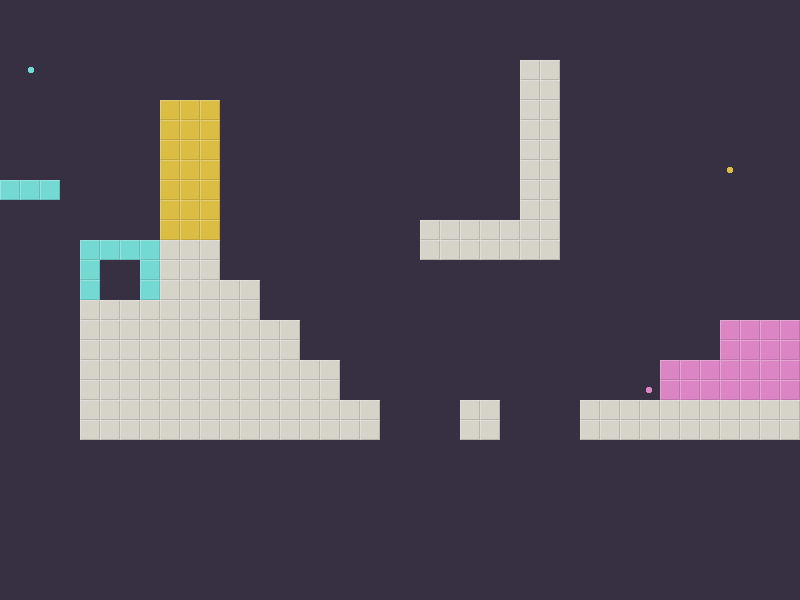

Tiled map render using the project's own tile images. Description and the map definition, with tile-layer contents summarised, below:
An orthogonal 40x30 tile map with 20x20 px tiles, 2 tile layers (background, colors), 2 tilesets.

<map version="1.0" orientation="orthogonal" width="40" height="30" tilewidth="20" tileheight="20">
 <tileset firstgid="1" name="background" tilewidth="20" tileheight="20">
  <image source="tiles/tileset20.png" width="40" height="60" />
  <terraintypes>
   <terrain name="New Terrain" tile="-1" />
  </terraintypes>
  <tile id="0">
   <properties>
    <property name="blocked" value="true" />
    <property name="type" value="terrain" />
   </properties>
  </tile>
  <tile id="1">
   <properties>
    <property name="type" value="terrain" />
   </properties>
  </tile>
  <tile id="2" terrain="0,0,0,0">
   <properties>
    <property name="type" value="exit" />
   </properties>
  </tile>
  <tile id="3" terrain="0,0,0,0">
   <properties>
    <property name="type" value="exit" />
   </properties>
  </tile>
  <tile id="4" terrain="0,0,0,0">
   <properties>
    <property name="type" value="exit" />
   </properties>
  </tile>
  <tile id="5" terrain="0,0,0,0">
   <properties>
    <property name="type" value="exit" />
   </properties>
  </tile>
 </tileset>
 <tileset firstgid="7" name="colors" tilewidth="20" tileheight="20">
  <image source="tiles/colors.png" width="120" height="40" />
  <tile id="0">
   <properties>
    <property name="blocked" value="false" />
    <property name="color" value="none" />
    <property name="type" value="air" />
   </properties>
  </tile>
  <tile id="1">
   <properties>
    <property name="blocked" value="true" />
    <property name="color" value="yellow" />
    <property name="type" value="obstacle" />
   </properties>
  </tile>
  <tile id="2">
   <properties>
    <property name="blocked" value="true" />
    <property name="color" value="green" />
    <property name="type" value="obstacle" />
   </properties>
  </tile>
  <tile id="3">
   <properties>
    <property name="blocked" value="true" />
    <property name="color" value="red" />
    <property name="type" value="obstacle" />
   </properties>
  </tile>
  <tile id="4">
   <properties>
    <property name="blocked" value="true" />
    <property name="color" value="cyan" />
    <property name="type" value="obstacle" />
   </properties>
  </tile>
  <tile id="5">
   <properties>
    <property name="blocked" value="true" />
    <property name="color" value="pink" />
    <property name="type" value="obstacle" />
   </properties>
  </tile>
  <tile id="6">
   <properties>
    <property name="blocked" value="false" />
    <property name="color" value="none" />
    <property name="type" value="air" />
   </properties>
  </tile>
  <tile id="7">
   <properties>
    <property name="color" value="yellow" />
    <property name="type" value="powerup" />
   </properties>
  </tile>
  <tile id="8">
   <properties>
    <property name="color" value="green" />
    <property name="type" value="powerup" />
   </properties>
  </tile>
  <tile id="9">
   <properties>
    <property name="color" value="red" />
    <property name="type" value="powerup" />
   </properties>
  </tile>
  <tile id="10">
   <properties>
    <property name="color" value="cyan" />
    <property name="type" value="powerup" />
   </properties>
  </tile>
  <tile id="11">
   <properties>
    <property name="color" value="pink" />
    <property name="type" value="powerup" />
   </properties>
  </tile>
 </tileset>
 <layer name="background" width="40" height="30" opacity="0.9">
  <data>[1200 cells, 1200 non-empty, 2 distinct tile ids]</data>
 </layer>
 <layer name="colors" width="40" height="30">
  <data>[1200 cells, 58 non-empty, 7 distinct tile ids]</data>
 </layer>
</map>